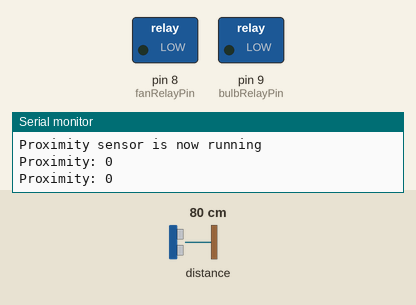
A sketch run on a simulated Arduino Uno, built with avr-gcc and run on an emulated ATmega328P. Shown: switched loads named in the sketch (green lamp = pin HIGH), the last lines printed to the serial monitor. Dashed ring = blinking. The test bench sets the inputs (shaded band); at power-on: distance to the obstacle 80 cm.

Above: at 1.3 s.
1.4 s: distance to the obstacle set to 2 cm
4.0 s: distance to the obstacle set to 13 cm
5.5 s: distance to the obstacle set to 18 cm
At 9.1 s:
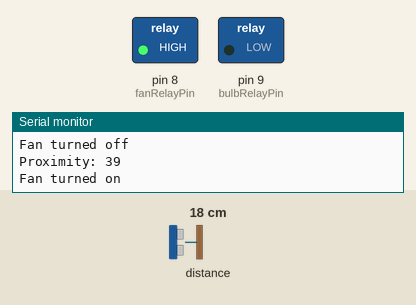
9.2 s: distance to the obstacle set to 4 cm
At 10.1 s:
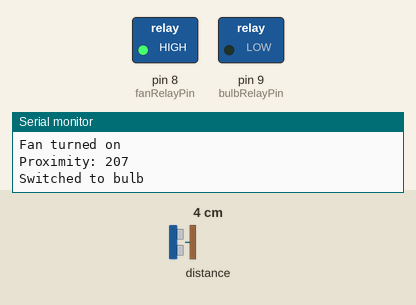
Timing chart, 0 to 11.7 s (numbered marks = the images above; inputs shaded):
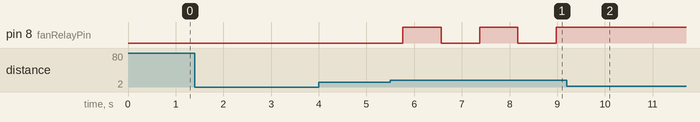

The sketch:

Gesture-Controlled_Switches_for_Smart_Home.ino
```cpp
#include <Wire.h>
#include <SparkFun_APDS9960.h>

// Global Variables
SparkFun_APDS9960 apds = SparkFun_APDS9960();
uint8_t proximity_data = 0;

const int fanRelayPin = 8; // Define the fan relay pin
const int bulbRelayPin = 9; // Define the bulb relay pin

bool isFanOn = false;
bool isBulbOn = false;
String lastSwitched = "";

void setup() {
  // Initialize Serial port
  Serial.begin(9600);
  Serial.println();
  Serial.println(F("------------------------------------"));
  Serial.println(F("SparkFun APDS-9960 - ProximitySensor"));
  Serial.println(F("------------------------------------"));

  // Initialize APDS-9960 (configure I2C and initial values)
  if ( apds.init() ) {
    Serial.println(F("APDS-9960 initialization complete"));
  } else {
    Serial.println(F("Something went wrong during APDS-9960 init!"));
  }

  // Adjust the Proximity sensor gain
  if ( !apds.setProximityGain(PGAIN_2X) ) {
    Serial.println(F("Something went wrong trying to set PGAIN"));
  }

  // Start running the APDS-9960 proximity sensor (no interrupts)
  if ( apds.enableProximitySensor(false) ) {
    Serial.println(F("Proximity sensor is now running"));
  } else {
    Serial.println(F("Something went wrong during sensor init!"));
  }

  // Set relay pins as output
  pinMode(fanRelayPin, OUTPUT);
  pinMode(bulbRelayPin, OUTPUT);
  digitalWrite(fanRelayPin, LOW); // Ensure the fan relay is off initially
  digitalWrite(bulbRelayPin, LOW); // Ensure the bulb relay is off initially
}

void loop() {
  // Read the proximity value
  if ( !apds.readProximity(proximity_data) ) {
    Serial.println("Error reading proximity value");
  } else {
    // Print the proximity value
    Serial.print("Proximity: ");
    Serial.println(proximity_data);

    if (proximity_data > 100) {
      if (lastSwitched != "fan") {
        Serial.println("Switched to fan");
        lastSwitched = "fan";
      } else {
        Serial.println("Switched to bulb");
        lastSwitched = "bulb";
      }
    }

    if (proximity_data >= 10 && proximity_data <= 70) {
      if (lastSwitched == "fan") {
        if (!isFanOn) {
          digitalWrite(fanRelayPin, HIGH); // Turn fan relay on
          Serial.println("Fan turned on");
          isFanOn = true;
        } else {
          digitalWrite(fanRelayPin, LOW); // Turn fan relay off
          Serial.println("Fan turned off");
          isFanOn = false;
        }
      } else if (lastSwitched == "bulb") {
        if (!isBulbOn) {
          digitalWrite(bulbRelayPin, HIGH); // Turn bulb relay on
          Serial.println("Bulb turned on");
          isBulbOn = true;
        } else {
          digitalWrite(bulbRelayPin, LOW); // Turn bulb relay off
          Serial.println("Bulb turned off");
          isBulbOn = false;
        }
      }
    }
  }

  // Wait 250 ms before next reading
  delay(800);
}
```

Measured:
- after the input at 5.5 s, pin 8 (fanRelayPin): alternates HIGH for 0.80 s and LOW for 0.80 s, starting after 0.26 s
- after the input at 9.2 s, pin 8 (fanRelayPin): stays HIGH (without the input it goes to LOW after 0.58 s)
